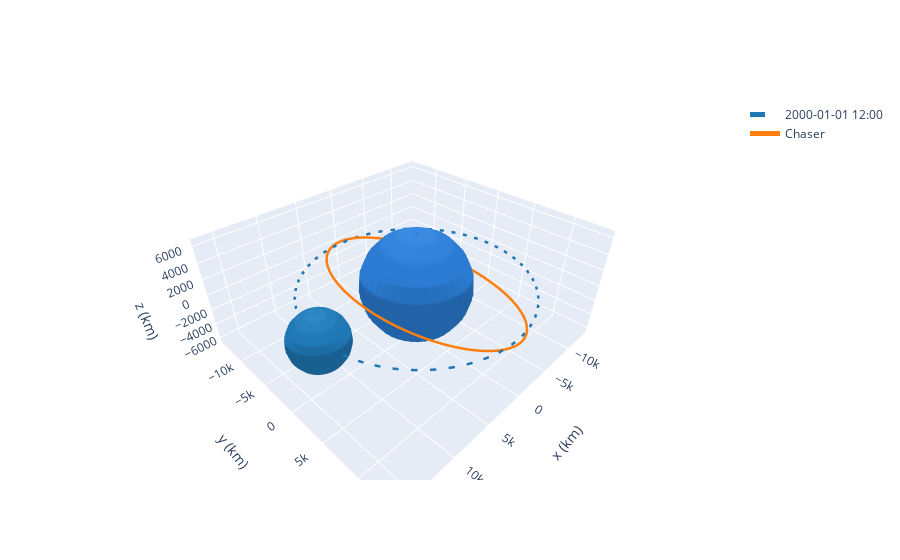

Notebook code for this chart:
### Code cell
from astropy.coordinates import CartesianRepresentation
rep = CartesianRepresentation(newx/1000,
                              newy/1000,
                              newz/1000 )

#https://docs.poliastro.space/en/stable/autoapi/poliastro/plotting/_base/index.html?highlight=trajectory#poliastro.plotting._base.Trajectory
#plot_trajectory(self, coordinates, label=None, color=None, trail=False)

plotter = OrbitPlotter3D()
plotter.set_attractor(Earth)
plotter.plot(circularorbit)
plotter.plot_trajectory(rep, label="Chaser")

### Figure 1 — Plotly figure (JSON) as saved in the notebook; plotly's stock layout.template omitted (floating-point values rounded to 4 significant figures; data arrays with more than 128 entries replaced by an {"elided": "..."} marker saying what was removed)
{"data": [{"cauto": false, "cmax": 1, "cmin": 1, "colorscale": [[0, "#2a7bd1"], [1, "#2a7bd1"]], "name": "Earth", "showscale": false, "type": "surface", "x": {"elided": "20x20 float values"}, "y": {"elided": "20x20 float values"}, "z": {"elided": "20x20 float values"}}, {"line": {"color": "rgb(31, 119, 180)", "dash": "dash", "width": 5}, "mode": "lines", "name": "2000-01-01 12:00", "type": "scatter3d", "x": {"elided": "150 float values"}, "y": {"elided": "150 float values"}, "z": {"elided": "150 int values"}}, {"cauto": false, "cmax": 1, "cmin": 1, "colorscale": [[0, "rgb(31, 119, 180)"], [1, "rgb(31, 119, 180)"]], "name": "2000-01-01 12:00", "showscale": false, "type": "surface", "x": {"elided": "20x20 float values"}, "y": {"elided": "20x20 float values"}, "z": {"elided": "20x20 float values"}}, {"cauto": false, "cmax": 1, "cmin": 1, "colorscale": [[0, "#2a7bd1"], [1, "#2a7bd1"]], "name": "Earth", "showscale": false, "type": "surface", "x": {"elided": "20x20 float values"}, "y": {"elided": "20x20 float values"}, "z": {"elided": "20x20 float values"}}, {"cauto": false, "cmax": 1, "cmin": 1, "colorscale": [[0, "#2a7bd1"], [1, "#2a7bd1"]], "name": "Earth", "showscale": false, "type": "surface", "x": {"elided": "20x20 float values"}, "y": {"elided": "20x20 float values"}, "z": {"elided": "20x20 float values"}}, {"line": {"color": "rgb(255, 127, 14)", "dash": "solid", "width": 5}, "mode": "lines", "name": "Chaser", "type": "scatter3d", "x": {"elided": "1000 float values"}, "y": {"elided": "1000 float values"}, "z": {"elided": "1000 int values"}}, {"cauto": false, "cmax": 1, "cmin": 1, "colorscale": [[0, "#2a7bd1"], [1, "#2a7bd1"]], "name": "Earth", "showscale": false, "type": "surface", "x": {"elided": "20x20 float values"}, "y": {"elided": "20x20 float values"}, "z": {"elided": "20x20 float values"}}], "layout": {"autosize": true, "scene": {"aspectmode": "data", "xaxis": {"title": {"text": "x (km)"}}, "yaxis": {"title": {"text": "y (km)"}}, "zaxis": {"title": {"text": "z (km)"}}}}}
